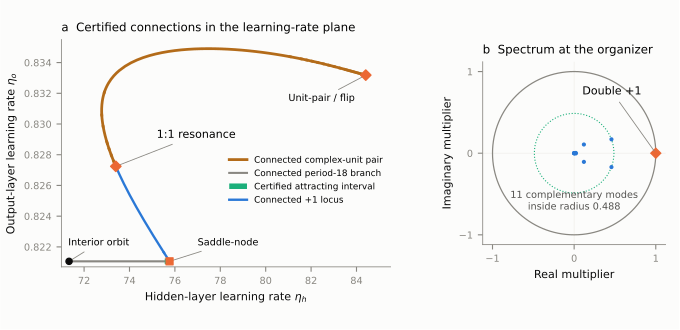

Python code for this plot:
"""Draw the independently proved native boundary and same-root multiplier bounds.

Saved data only. Endpoint midpoint polylines visualize the projection, not a
linear enclosure of the entire curve. Regauged portions remain separate lines.
"""
import json, math
from fractions import Fraction
from pathlib import Path
import numpy as np
import matplotlib.pyplot as plt
from matplotlib.patches import Circle
import common as c


def load(p):return json.loads(Path(p).read_text())
def ball(v):
    m,e=v['mid'];r,f=v['rad'];assert all(type(x)is int for x in(m,e,r,f)) and r>=0
    return Fraction(m)*Fraction(2)**e,Fraction(r)*Fraction(2)**f

def entry(row,inputs):
    p=Path(row['path']);assert p.stat().st_size==row['bytes'] and c.sha256(p)==row['sha256'];inputs.append(p);return load(p)


def data():
    ixp=c.ROOT/'docs/reviews/eigenpair-connected107-proof-index.json';ix=load(ixp);inputs=[ixp]
    assert ix['total_connected_charts']==len(ix['charts'])==107 and ix['period']==18 and ix['same_native_component']
    mem=ix['membership'];assert mem['outcome']['passed'] and mem['outcome']['native_coordinate_inclusions']==470
    for key in ['native_domain_check','membership','input_bindings']:entry(mem[key],inputs)
    groups={};rows=[]
    for i,row in enumerate(ix['charts'],1):
        assert row['global_chart']==i
        proof=entry(row['independent384'],inputs);assert proof['passed']
        ends=row['independently_recomputed_native_rate_endpoints'];assert ends['source']==row['independent384'] and ends['native_coordinate_indices']==[468,469]
        actual=proof['recomputed_endpoints'];assert len(actual)==2 and all(len(v)==470 for v in actual)
        assert ends['left']==actual[0][-2:] and ends['right']==actual[1][-2:]
        pts=[[float(ball(v)[0])for v in e[-2:]]for e in actual]
        groups.setdefault(row['gauge_family'],[]).extend(pts);rows.append({'chart':i,'rates':pts})
        for p in row['join'].get('localization_proofs',[]):assert entry(p,inputs)['passed']
    jpath=c.ROOT/'docs/reviews/generalized-chain-independent-outcome.json';j=load(jpath);inputs.append(jpath)
    assert j['outcome']['passed'] and j['outcome']['exact_algebraic_multiplicity_two'] and j['quotient']['all_discs_strictly_inside']
    organizer=[float(ball(v)[0])for v in j['outcome']['actual_rate_enclosures']]
    discs=[]
    for d in j['quotient']['discs']:
        assert d['strict_inside'] and sum(ball(d['recomputed_modulus_upper']))<1
        discs.append([float(ball(d['center_real'])[0]),float(ball(d['center_imag'])[0]),float(sum(ball(d['radius'])))])
    assert len(discs)==11
    bound=max(float(sum(ball(d['recomputed_modulus_upper'])))for d in j['quotient']['discs'])
    ap=c.ROOT/'docs/reviews/s2-attraction-tail-independent-outcome.json';a=load(ap);inputs.append(ap);assert a['status']=='passed' and a['total_connected_independent_slices']==112
    stable=[float(Fraction(v))for v in a['guaranteed_hidden_rate_interval']];output=float(Fraction(a['fixed_output_rate']))
    cp=c.ROOT/'certificates/s2-period18-receipt.json';cr=load(cp);inp=Path(cr['external_root'])/'inputs.json';inputs.extend([cp,inp]);assert c.sha256(inp)==cr['files']['inputs.json']['sha256'];orig=load(inp);center=float(Fraction(orig['lr_hidden']));assert Fraction(orig['lr_output'])==Fraction(a['fixed_output_rate'])
    # Canonical fold comes from the exact original augmented certificate.
    fp=Path(ix['charts'][0]['join']['parent_certificate']);fc=load(fp);inputs.append(fp)
    frp=c.ROOT/'certificates/s2-period18-fold-receipt.json';fr=load(frp);inputs.append(frp)
    assert fp==Path(fr['external_root'])/'run/certificate.json'
    assert c.sha256(fp)==fr['files']['run/certificate.json']['sha256']
    assert fc['result']['passed'] and all(fc['result']['gates'].values())
    assert fc['result']['box'][13]==fr['bounds']['hidden_rate']['ball']
    fold=float(ball(fr['bounds']['hidden_rate']['ball'])[0])
    # Connected unit-pair extension: use independently recomputed full-state endpoints.
    unit_groups={};unit_rows=[]
    def bound_proof(root,relative):
        manifest=root/'run/manifest.json';inv=load(manifest)['files'];inputs.append(manifest)
        item=root/'run'/relative;v=inv[relative]
        assert item.stat().st_size==v['bytes']and c.sha256(item)==v['sha256'];inputs.append(item)
        proof=load(item);assert proof['inclusions']==705
        # Uniform proof omits anchor identification; the separate join is checked below.
        assert all(proof['gates'][k]for k in ['uniform_root','frame_independent','positive_angle','primitive_period'])
        assert [v['divisor']for v in proof['primitive']]==[1,2,3,6,9]and all(v['separating_coordinates']for v in proof['primitive'])
        ends=proof['recomputed_endpoints'];assert len(ends)==2 and all(len(v)==705 for v in ends)
        return [[float(ball(v)[0])for v in z[702:704]]for z in ends]
    names=['native705-independent-outcome','native705-batch-independent-outcome','native705-forward-independent-outcome']+[f'native705-rotated-independent-{i:03d}-outcome'for i in range(1,4)]
    jp=c.ROOT/'docs/reviews/native705-endpoint-independent-outcome.json';jr=load(jp);inputs.append(jp)
    jroot=Path(jr['root']);jm=jroot/'manifest.json';assert c.sha256(jm)==jr['outer_manifest_sha256'];inputs.append(jm)
    jf=jroot/'run/outcome.json';assert c.sha256(jf)==load(jm)['files']['run/outcome.json']['sha256'];inputs.append(jf)
    jo=load(jf);assert jo==jr['outcome']and jo['passed']and jo['connected']and jo['anchor_coordinates']==705
    previous=None
    for packet,name in enumerate(names):
        rp=c.ROOT/'docs/reviews'/(name+'.json');rec=load(rp);inputs.append(rp);root=Path(rec['root'])
        outer=root/'manifest.json';assert c.sha256(outer)==rec['outer_manifest_sha256'];inputs.append(outer)
        inv=load(outer)['files'];wm=root/'run/manifest.json';assert c.sha256(wm)==inv['run/manifest.json']['sha256']
        op=root/'run/outcome.json';assert c.sha256(op)==inv['run/outcome.json']['sha256'];inputs.append(op)
        o=load(op);assert o==rec['outcome']and o['passed']
        count=1 if packet==0 else o['connected_count']
        if packet:
            assert o['connected']and all(z['passed']and z['coordinates']==705 for z in o['joins'])
            if packet>=2:
                ip=root/'run/input-binding.json';assert c.sha256(ip)==inv['run/input-binding.json']['sha256'];inputs.append(ip)
                identity=load(ip)['card']['prior'];assert identity['root']==str(previous)and identity['outer']==c.sha256(previous/'manifest.json')
        group=0 if packet<3 else packet-2
        for i in range(1,count+1):
            relative='native705-384.json'if packet==0 else f'chart-{i}/uniform.json'
            pts=bound_proof(root,relative);unit_groups.setdefault(group,[]).extend(pts);unit_rows.append(dict(packet=packet,chart=i,rates=pts))
        previous=root
    assert len(unit_rows)==30
    # Later correlated and cubic charts: strict independent full705 roots and joins.
    for kind,name in [('correlated','native705-correlated-independent-outcome'),('cubic','native705-cubic-prefix-independent')]:
        rp=c.ROOT/'docs/reviews'/(name+'.json');rec=load(rp);inputs.append(rp);root=Path(rec['root'])
        outer=root/'manifest.json';pin=next(v['manifest_sha256']for v in rec['inventories']if v['root']==str(root));assert c.sha256(outer)==pin;inputs.append(outer);inv=load(outer)['files']
        def authenticated(relative):
            z=root/relative;expected=inv[relative];assert z.stat().st_size==expected['bytes']and c.sha256(z)==expected['sha256'];inputs.append(z);return load(z)
        outcome=authenticated('run/outcome.json');assert outcome==rec['outcome']and outcome['passed']and outcome['connected']
        binding=authenticated('run/input-binding.json')
        prior=binding['card']['independent' if kind=='correlated' else 'anchor']
        assert prior['root']==str(previous)and prior['outer']==c.sha256(previous/'manifest.json')
        count=1 if kind=='correlated' else 3
        if kind=='cubic':assert outcome['connected_count']==3 and outcome['connected_right']=='115/512'
        for i in range(1,count+1):
            rel='run/independent-proof.json'if kind=='correlated'else f'run/chart{i:03d}/independent-proof.json';proof=authenticated(rel)
            assert proof['passed']and all(proof['gates'].values())and proof['anchor']['passed']and proof['anchor']['coordinates']==705
            assert len(proof['root']['coordinate_inclusions'])==705 and all(proof['root']['coordinate_inclusions'])
            ends=proof['endpoints'];assert len(ends)==2 and all(len(v)==705 for v in ends)
            pts=[[float(ball(v)[0])for v in z[702:704]]for z in ends]
            unit_groups.setdefault(4,[]).extend(pts);unit_rows.append(dict(packet=kind,chart=i,rates=pts))
        previous=root
    assert len(unit_rows)==34
    for kind,name in [('rotated-cubic','native705-rotated-independent'),('maintained-cubic','native705-maintained-independent')]:
        rp=c.ROOT/'docs/reviews'/(name+'.json');rec=load(rp);inputs.append(rp);root=Path(rec['root']);outer=root/'manifest.json'
        assert c.sha256(outer)==rec['inventories'][0]['manifest']['sha256'];inputs.append(outer);inv=load(outer)['files']
        def authenticated_later(relative):
            z=root/relative;v=inv[relative];assert z.stat().st_size==v['bytes']and c.sha256(z)==v['sha256'];inputs.append(z);return load(z)
        o=authenticated_later('run/outcome.json');assert o==rec['outcome']and o['passed']and o['connected']and o['native_calls']==0
        binding=authenticated_later('run/input-binding.json');prior=binding['card']['old_independent'if kind=='rotated-cubic'else'anchor']
        assert prior['root']==str(previous)and prior['outer']==c.sha256(previous/'manifest.json')
        count=1 if kind=='rotated-cubic'else 3
        for i in range(1,count+1):
            pr=authenticated_later('run/new-root/independent-proof.json'if count==1 else f'run/chart{i:03d}/independent-proof.json')
            assert pr['passed']and all(pr['root']['coordinate_inclusions'])and len(pr['root']['coordinate_inclusions'])==705
            join=pr['membership']if count==1 else pr['anchor'];assert join['passed']and join['coordinates']==705
            if count==3:assert all(pr['gates'].values())
            ends=pr['endpoints'];assert len(ends)==2 and all(len(x)==705 for x in ends)
            pts=[[float(ball(v)[0])for v in e[702:704]]for e in ends];unit_groups.setdefault(5,[]).extend(pts);unit_rows.append(dict(packet=kind,chart=i,rates=pts))
        previous=root
    assert len(unit_rows)==38
    rp=c.ROOT/'docs/reviews/native705-minimum-independent.json';rec=load(rp);root=Path(rec['root']);outer=root/'manifest.json';inputs.extend([rp,outer]);assert c.sha256(outer)==rec['inventories'][0]['manifest_sha256'];inv=load(outer)['files']
    def authenticated_minimum(relative):
        p=root/relative;v=inv[relative];assert p.stat().st_size==v['bytes']and c.sha256(p)==v['sha256'];inputs.append(p);return load(p)
    o=authenticated_minimum('run/outcome.json');assert o==rec['outcome']and o['passed']and o['connected']and o['minimum']['passed']
    prior=authenticated_minimum('run/input-binding.json')['card']['prior'];assert prior['root']==str(previous)and prior['outer']==c.sha256(previous/'manifest.json')
    for i in range(1,3):
        pr=authenticated_minimum(f'run/chart{i:03d}/independent-proof.json');assert pr['passed']and all(pr['gates'].values())and all(pr['root']['coordinate_inclusions'])and pr['anchor']['passed']
        ends=pr['endpoints'];assert len(ends)==2 and all(len(x)==705 for x in ends)
        pts=[[float(ball(v)[0])for v in e[702:704]]for e in ends];unit_groups.setdefault(6,[]).extend(pts);unit_rows.append(dict(packet='minimum',chart=i,rates=pts))
    assert len(unit_rows)==40
    previous=root
    rp=c.ROOT/'docs/reviews/native705-maintained-tail-independent.json';rec=load(rp);root=Path(rec['root']);outer=root/'manifest.json';inputs.extend([rp,outer]);assert c.sha256(outer)==rec['inventories'][0]['manifest_sha256'];inv=load(outer)['files']
    def authenticated_tail(relative):
        p=root/relative;v=inv[relative];assert p.stat().st_size==v['bytes']and c.sha256(p)==v['sha256'];inputs.append(p);return load(p)
    o=authenticated_tail('run/outcome.json');assert o==rec['outcome']and o['passed']and o['connected']and o['connected_count']==19
    prior=authenticated_tail('run/input-binding.json')['card']['anchor'];assert prior['root']==str(previous)and prior['outer']==c.sha256(previous/'manifest.json')
    group=6
    for i in range(1,20):
        pr=authenticated_tail(f'run/chart{i:03d}/independent-proof.json');assert pr['passed']and all(pr['gates'].values())and len(pr['root']['coordinate_inclusions'])==705 and all(pr['root']['coordinate_inclusions'])and pr['anchor']['passed']and pr['anchor']['coordinates']==705
        if o['charts'][i-1]['rotated']:group+=1
        ends=pr['endpoints'];assert len(ends)==2 and all(len(x)==705 for x in ends)
        pts=[[float(ball(v)[0])for v in e[702:704]]for e in ends];unit_groups.setdefault(group,[]).extend(pts);unit_rows.append(dict(packet='maintained002-tail',chart=i,rates=pts))
    assert len(unit_rows)==59
    previous=root
    rp=c.ROOT/'docs/reviews/native705-maintained003-independent.json';rec=load(rp);root=Path(rec['root']);outer=root/'manifest.json';inputs.extend([rp,outer]);assert c.sha256(outer)==rec['inventories'][0]['manifest_sha256'];inv=load(outer)['files']
    def authenticated_third(relative):
        p=root/relative;v=inv[relative];assert p.stat().st_size==v['bytes']and c.sha256(p)==v['sha256'];inputs.append(p);return load(p)
    o=authenticated_third('run/outcome.json');assert o==rec['outcome']and o['passed']and o['connected']and o['connected_count']==24
    prior=authenticated_third('run/input-binding.json')['card']['anchor'];assert prior['root']==str(previous)and prior['outer']==c.sha256(previous/'manifest.json')
    for i in range(1,25):
        pr=authenticated_third(f'run/chart{i:03d}/independent-proof.json');assert pr['passed']and all(pr['gates'].values())and len(pr['root']['coordinate_inclusions'])==705 and all(pr['root']['coordinate_inclusions'])and pr['anchor']['passed']and pr['anchor']['coordinates']==705
        if o['charts'][i-1]['rotated']:group+=1
        ends=pr['endpoints'];assert len(ends)==2 and all(len(x)==705 for x in ends)
        pts=[[float(ball(v)[0])for v in e[702:704]]for e in ends];unit_groups.setdefault(group,[]).extend(pts);unit_rows.append(dict(packet='maintained003',chart=i,rates=pts))
    assert len(unit_rows)==83
    previous=root
    rp=c.ROOT/'docs/reviews/native705-junction-chain-independent.json';rec=load(rp);root=Path(rec['root']);outer=root/'manifest.json';inputs.extend([rp,outer]);assert c.sha256(outer)==rec['inventories'][0]['manifest_sha256'];inv=load(outer)['files']
    def authenticated_junction(relative):
        p=root/relative;v=inv[relative];assert p.stat().st_size==v['bytes']and c.sha256(p)==v['sha256'];inputs.append(p);return load(p)
    o=authenticated_junction('run/outcome.json');assert o==rec['outcome']and o['passed']and o['connected']and o['connected_count']==18
    prior=authenticated_junction('run/input-binding.json')['card']['anchor'];assert prior['root']==str(previous)and prior['outer']==c.sha256(previous/'manifest.json')
    for i in range(1,19):
        pr=authenticated_junction(f'run/chart{i:03d}/independent-proof.json');assert pr['passed']and all(pr['gates'].values())and len(pr['root']['coordinate_inclusions'])==705 and all(pr['root']['coordinate_inclusions'])and pr['anchor']['passed']and pr['anchor']['coordinates']==705
        if o['charts'][i-1]['rotated']:group+=1
        ends=pr['endpoints'];assert len(ends)==2 and all(len(x)==705 for x in ends)
        pts=[[float(ball(v)[0])for v in e[702:704]]for e in ends];unit_groups.setdefault(group,[]).extend(pts);unit_rows.append(dict(packet='maintained004',chart=i,rates=pts))
    assert len(unit_rows)==101
    membership=authenticated_junction('run/junction-membership.json');assert membership['passed']and membership['parameter_inside']and membership['coordinates']==705 and all(membership['coordinate_inclusions'])
    binding=authenticated_junction('run/input-binding.json');lift=binding['card']['lift'];lp=Path(lift['root'])/'run/independent705.json';inputs.append(lp);assert c.sha256(lp)==lift['independent705']['sha256'];z=load(lp);assert z['passed']and len(z['box'])==705
    junction=[float(ball(v)[0])for v in z['box'][702:704]]
    up=c.ROOT/'docs/reviews/native-unit-pair-independent-outcome.json';uc=load(up);inputs.append(up)
    assert uc['outcome']['passed'];finite_unit=[[float(ball(v)[0])for v in z]for z in uc['endpoint_actual_rate_enclosures']]
    return locals()


def main():
    d=data();c.style();fig,(ax,bx)=plt.subplots(1,2,figsize=(6.8,3.3),gridspec_kw={'width_ratios':[1.8,1]});fig.subplots_adjust(left=.09,right=.98,bottom=.19,top=.88,wspace=.36)
    for pts in d['groups'].values():
        p=np.asarray(pts);ax.plot(p[:,0],p[:,1],color=c.FOLD,lw=1.7)
    for pts in [d['finite_unit']]+list(d['unit_groups'].values()):
        p=np.asarray(pts);ax.plot(p[:,0],p[:,1],color='#b36b19',lw=2)
    ax.plot([],[],color='#b36b19',lw=2,label='Connected complex-unit pair')
    fold=d['fold']
    ax.plot([d['center'],fold],[d['output']]*2,color=c.MUTED,lw=1.5,label='Connected period-18 branch')
    ax.plot(d['stable'],[d['output']]*2,color=c.NS,lw=4,solid_capstyle='butt',label='Certified attracting interval')
    ax.scatter([d['center']],[d['output']],color=c.INK,s=20,zorder=4)
    ax.scatter([fold],[d['output']],color=c.FLIP,marker='s',s=25,zorder=5)
    ox,oy=d['organizer'];ax.scatter([ox],[oy],color=c.FLIP,marker='D',s=28,zorder=6)
    ax.annotate('1:1 resonance',xy=(ox,oy),xytext=(75.2,.8291),fontsize=8,arrowprops={'arrowstyle':'-','lw':.6,'color':c.MUTED})
    ax.annotate('Interior orbit',xy=(d['center'],d['output']),xytext=(71.3,.8221),fontsize=7,arrowprops={'arrowstyle':'-','lw':.6,'color':c.MUTED})
    ax.annotate('Saddle-node',xy=(fold,d['output']),xytext=(77.0,.8221),fontsize=7,arrowprops={'arrowstyle':'-','lw':.6,'color':c.MUTED})
    jx,jy=d['junction'];ax.scatter([jx],[jy],color=c.FLIP,marker='D',s=28,zorder=6)
    ax.annotate('Unit-pair / flip',xy=(jx,jy),xytext=(81.0,.8315),fontsize=7,arrowprops={'arrowstyle':'-','lw':.6,'color':c.MUTED})
    ax.plot([],[],color=c.FOLD,lw=1.7,label=r'Connected $+1$ locus')
    ax.set(xlim=(71,85.5),ylim=(.8207,.8355),xlabel=r'Hidden-layer learning rate $\eta_h$',ylabel=r'Output-layer learning rate $\eta_o$');ax.set_title('a  Certified connections in the learning-rate plane');ax.legend(loc='center right',bbox_to_anchor=(1,.38),frameon=False,fontsize=6.4)
    bx.add_patch(Circle((0,0),1,fill=False,lw=.9,color=c.MUTED));bx.add_patch(Circle((0,0),d['bound'],fill=False,lw=.8,ls=':',color=c.NS))
    for real,imag,radius in d['discs']:
        bx.add_patch(Circle((real,imag),radius,facecolor=c.FOLD,edgecolor=c.FOLD,lw=.5));bx.plot(real,imag,'.',ms=4,color=c.FOLD)
    bx.plot(1,0,'D',ms=5,color=c.FLIP);bx.annotate('Double +1',xy=(1,0),xytext=(.1,.72),fontsize=8,arrowprops={'arrowstyle':'-','lw':.6,'color':c.MUTED})
    bx.text(0,-.69,f"{len(d['discs'])} complementary modes\ninside radius {math.ceil(d['bound']*1000)/1000:.3f}",ha='center',fontsize=7,color=c.SECONDARY)
    bx.axhline(0,color=c.NEUTRAL,lw=.6,zorder=0);bx.axvline(0,color=c.NEUTRAL,lw=.6,zorder=0);bx.set(xlim=(-1.12,1.12),ylim=(-1.12,1.12),xlabel='Real multiplier',ylabel='Imaginary multiplier',xticks=[-1,0,1],yticks=[-1,0,1]);bx.set_aspect('equal');bx.set_title('b  Spectrum at the organizer')
    c.save(fig,'f11_connected_boundary',sorted(set(d['inputs'])),__file__,'3: computer-assisted proof; displayed polylines are endpoint midpoint guides','The original period18 orbit is joined to a saddle-node at fixed output rate. A107-chart native plus-one locus joins that fold to a generic1:1 resonance; a finite704-dimensional chart and101 further705-dimensional charts connect the complex-unit-pair branch to the same certified unit-pair/simple-flip junction. The resonance has exactly two unit multipliers and eleven strictly attracting complementary modes.',derived={'unit_pair_flip_junction':d['junction'],'unit_pair_charts':d['unit_rows'],'finite_unit':d['finite_unit'],'charts':d['rows'],'organizer':d['organizer'],'complement_discs':d['discs'],'complement_bound':d['bound'],'attracting_hidden_interval':d['stable'],'fixed_output':d['output'],'interior_hidden':d['center'],'fold_hidden':fold},notes='Endpoint boxes and proper full-state joins come from independent saved384/480-bit arithmetic. No line is interpolated across changes of gauge. Orange is connected unit-pair geometry; all eleven transverse modes are independently stable on the initial finite arc and first thirty705 charts. Lines inside each group guide the eye; they are not polygonal interval enclosures. Spectrum dots locate Gershgorin centers; true enclosure radii are drawn but mostly below image resolution. Attraction is proved on the green cross-section, not claimed along the whole grey line or blue locus.')
if __name__=='__main__':main()
